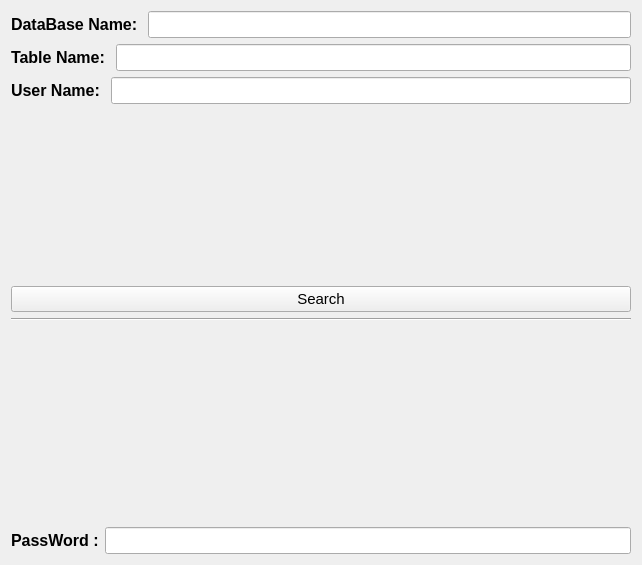
<?xml version="1.0" encoding="UTF-8"?>
<ui version="4.0">
 <class>Form</class>
 <widget class="QWidget" name="Form">
  <property name="geometry">
   <rect>
    <x>0</x>
    <y>0</y>
    <width>642</width>
    <height>565</height>
   </rect>
  </property>
  <property name="windowTitle">
   <string>Form</string>
  </property>
  <layout class="QVBoxLayout" name="verticalLayout">
   <item>
    <layout class="QHBoxLayout" name="horizontalLayout">
     <item>
      <widget class="QLabel" name="label">
       <property name="font">
        <font>
         <pointsize>12</pointsize>
         <weight>75</weight>
         <bold>true</bold>
        </font>
       </property>
       <property name="text">
        <string>DataBase Name: </string>
       </property>
      </widget>
     </item>
     <item>
      <widget class="QLineEdit" name="lineEdit_dbname">
       <property name="font">
        <font>
         <pointsize>12</pointsize>
        </font>
       </property>
      </widget>
     </item>
    </layout>
   </item>
   <item>
    <layout class="QHBoxLayout" name="horizontalLayout_2">
     <item>
      <widget class="QLabel" name="label_2">
       <property name="font">
        <font>
         <pointsize>12</pointsize>
         <weight>75</weight>
         <bold>true</bold>
        </font>
       </property>
       <property name="text">
        <string>Table Name: </string>
       </property>
      </widget>
     </item>
     <item>
      <widget class="QLineEdit" name="lineEdit_tblname">
       <property name="font">
        <font>
         <pointsize>12</pointsize>
        </font>
       </property>
      </widget>
     </item>
    </layout>
   </item>
   <item>
    <layout class="QHBoxLayout" name="horizontalLayout_3">
     <item>
      <widget class="QLabel" name="label_3">
       <property name="font">
        <font>
         <pointsize>12</pointsize>
         <weight>75</weight>
         <bold>true</bold>
        </font>
       </property>
       <property name="text">
        <string>User Name: </string>
       </property>
      </widget>
     </item>
     <item>
      <widget class="QLineEdit" name="lineEdit_username">
       <property name="font">
        <font>
         <pointsize>12</pointsize>
        </font>
       </property>
      </widget>
     </item>
    </layout>
   </item>
   <item>
    <spacer name="verticalSpacer">
     <property name="orientation">
      <enum>Qt::Vertical</enum>
     </property>
     <property name="sizeHint" stdset="0">
      <size>
       <width>20</width>
       <height>40</height>
      </size>
     </property>
    </spacer>
   </item>
   <item>
    <widget class="QPushButton" name="pushButton">
     <property name="font">
      <font>
       <pointsize>11</pointsize>
      </font>
     </property>
     <property name="text">
      <string>Search</string>
     </property>
    </widget>
   </item>
   <item>
    <widget class="Line" name="line">
     <property name="orientation">
      <enum>Qt::Horizontal</enum>
     </property>
    </widget>
   </item>
   <item>
    <spacer name="verticalSpacer_2">
     <property name="orientation">
      <enum>Qt::Vertical</enum>
     </property>
     <property name="sizeHint" stdset="0">
      <size>
       <width>20</width>
       <height>40</height>
      </size>
     </property>
    </spacer>
   </item>
   <item>
    <widget class="QLabel" name="label_result">
     <property name="font">
      <font>
       <pointsize>12</pointsize>
       <weight>75</weight>
       <bold>true</bold>
      </font>
     </property>
     <property name="text">
      <string/>
     </property>
    </widget>
   </item>
   <item>
    <layout class="QHBoxLayout" name="horizontalLayout_4">
     <item>
      <widget class="QLabel" name="label_4">
       <property name="font">
        <font>
         <pointsize>12</pointsize>
         <weight>75</weight>
         <bold>true</bold>
        </font>
       </property>
       <property name="text">
        <string>PassWord :</string>
       </property>
      </widget>
     </item>
     <item>
      <widget class="QLineEdit" name="lineEdit_password">
       <property name="font">
        <font>
         <pointsize>12</pointsize>
        </font>
       </property>
      </widget>
     </item>
    </layout>
   </item>
  </layout>
 </widget>
 <resources/>
 <connections/>
</ui>
